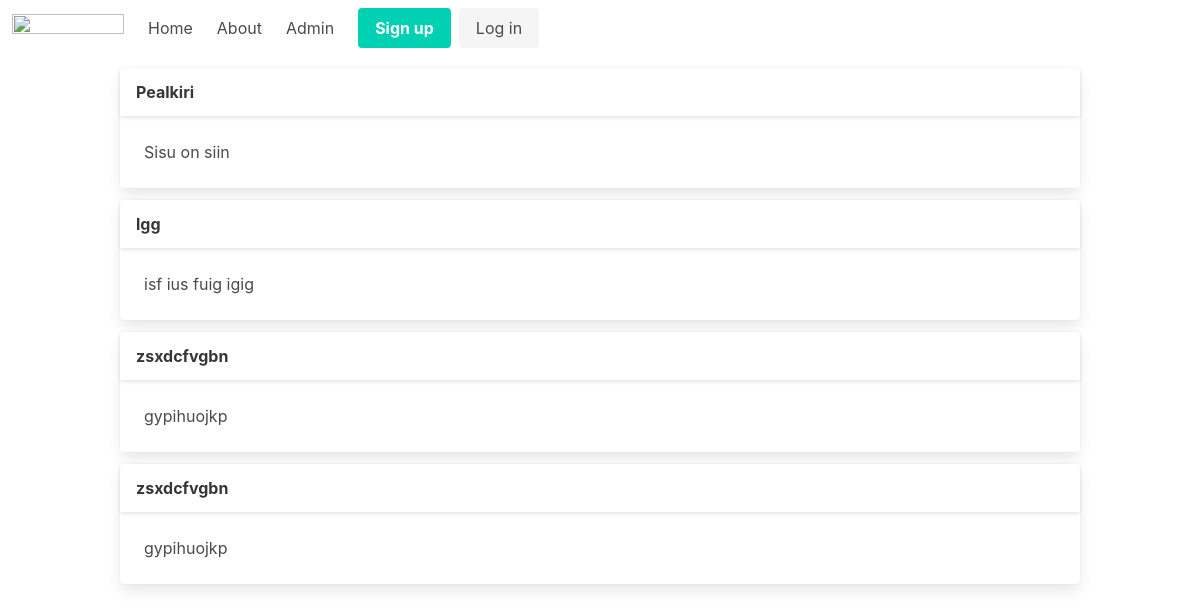
Before: / with the older database file.
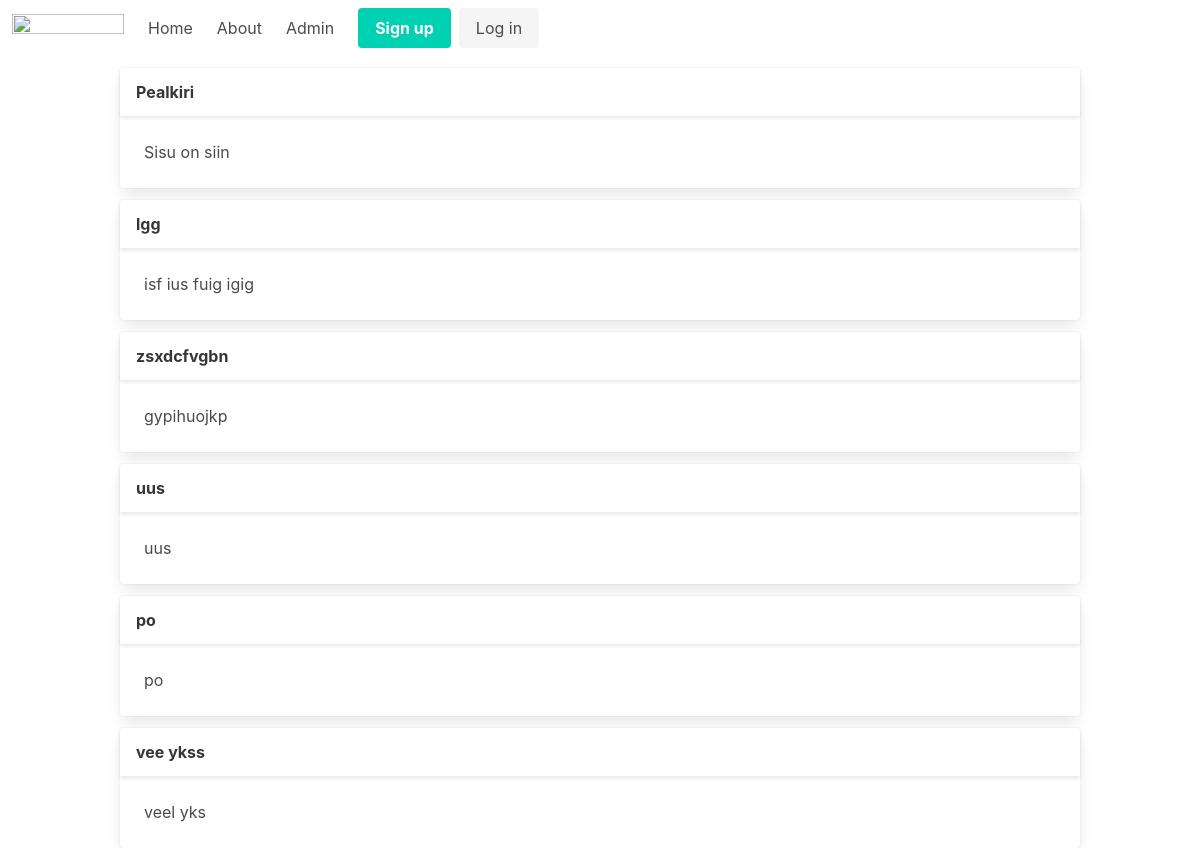
After: the same page with the newer database file.
### tables this page shows
CREATE TABLE posts
(
    id    integer
        primary key autoincrement,
    title varchar(255) not null,
    body  text
);

### src/Router.php (called while the page is built, shortened)
<?php
class Router {
    static $routes = [];
    private $uri;
    private $method;
    public function __construct($uri, $method) {
        $this->uri = parse_url($uri, PHP_URL_PATH);
        $this->method = $method;
    }
    public function match() {
        foreach(self::$routes as $route) {
            if($route['path'] === $this->uri && $route['method'] === $this -> method) {
                return $route;
            }
        }
        return false;
    }
    static function addRoute($method, $path, $action) {
        self::$routes[] = ['method' => $method, 'path' => $path, 'action' => $action];
    }
}

### helpers.php (called while the page is built, shortened)
<?php
function view($viewName, $variables = []){
    extract($variables);
    require __DIR__ . "/views/$viewName.php";
}
function auth() {
    return User::auth();
}

### src/Controllers/PublicController.php (called while the page is built, shortened)
<?php
class PublicController {
    public function index(){
        $posts = Post::all();
        view('index', compact('posts'));
    }
}

### src/Models/User.php (called while the page is built, shortened)
<?php
class User extends Model{
    static function auth() {
        return false;
    }
}

### src/DB.php (called while the page is built, shortened)
<?php
class DB {
    private $conn;
    public function __construct() {
        $this->conn = new PDO("sqlite:database.sqlite");
        $this->conn->setAttribute(PDO::ATTR_ERRMODE, PDO::ERRMODE_EXCEPTION);
    }
    public function all($table, $class) {
        $stmt = $this->conn->prepare("SELECT * FROM $table");
        $stmt->execute();
        $stmt->setFetchMode(PDO::FETCH_CLASS, $class);
        return $stmt -> fetchAll();
    }
}

### src/Models/Model.php (called while the page is built, shortened)
<?php
abstract class Model {
    static $table;
    static function all() {
        $db = new DB;
        return $db->all(static::$table, static::class);
    }
}

### src/Models/Post.php (called while the page is built, shortened)
<?php
class Post extends Model {
    public $body;
    public function snippet() {
        return substr($this->body, 0);
    }
}

### views/index.php (the view)
<?php require 'partials/header.php' ?>
<div class="container">
    <?php foreach ($posts as $post) : ?>
        <div class="card mt-3">
            <header class="card-header">
                <p class="card-header-title">
                    <?= $post->title ?>
                </p>
            </header>
            <div class="card-content">
                <div class="content">
                    <?= $post->snippet() ?>
                </div>
            </div>
        </div>
    <?php endforeach; ?>
</div>
<?php require 'partials/footer.php' ?>

### public/index.php (shortened to what this page needs)
<?php
require __DIR__ . '/../helpers.php';
$router = new App\Router($_SERVER['REQUEST_URI'], $_SERVER['REQUEST_METHOD']);
$match = $router->match();
if($match){
    if(is_callable($match['action'])){
        call_user_func($match['action']);
    }
    elseif (is_array($match['action']) && isset($match['action'][0]) && isset($match['action'][1])){
        $controller = new $className();
        $method = $match['action'][1];
        $controller->$method();
    }
}
else {
    view('404');
    http_response_code(404);
}

### views/partials/header.php (shortened to what this page needs)
<!DOCTYPE html>
<html lang="en">
<head>
    <link rel="stylesheet" href="https://cdn.jsdelivr.net/npm/bulma@0.9.4/css/bulma.min.css">
</head>
<body>
    <?php require __DIR__ . '/nav.php' ?>

### views/partials/nav.php (shortened to what this page needs)
<nav class="navbar" role="navigation" aria-label="main navigation">
  <div class="navbar-brand">
    <a class="navbar-item" href="https://bulma.io">
      <img src="https://bulma.io/images/bulma-logo.png" width="112" height="28">
    </a>
  </div>
  <div id="navbarBasicExample" class="navbar-menu">
    <div class="navbar-start">
      <a class="navbar-item" href="/">
        Home
      </a>
      <a class="navbar-item" href="/about">
        About
      </a>
      <a class="navbar-item" href="/admin/posts">
        Admin
      </a>
    <div class="navbar-end">
      <div class="navbar-item">
        <?php if(auth()): ?>
          <?=auth()->email?>
          <?php else: ?>
        <div class="buttons">
          <a class="button is-primary" href="/register">
            <strong>Sign up</strong>
          </a>
          <a class="button is-light" href="/login">
            Log in
          </a>
        </div>
        <?php endif; ?>
      </div>
    </div>
  </div>
</nav>

### views/partials/footer.php
</body>
</html>

Changed rows visible on the page:
removed posts: title "zsxdcfvgbn", body "gypihuojkp"
added posts: title "uus", body "uus"
added posts: title "po", body "po"
added posts: title "vee ykss", body "veel yks"
